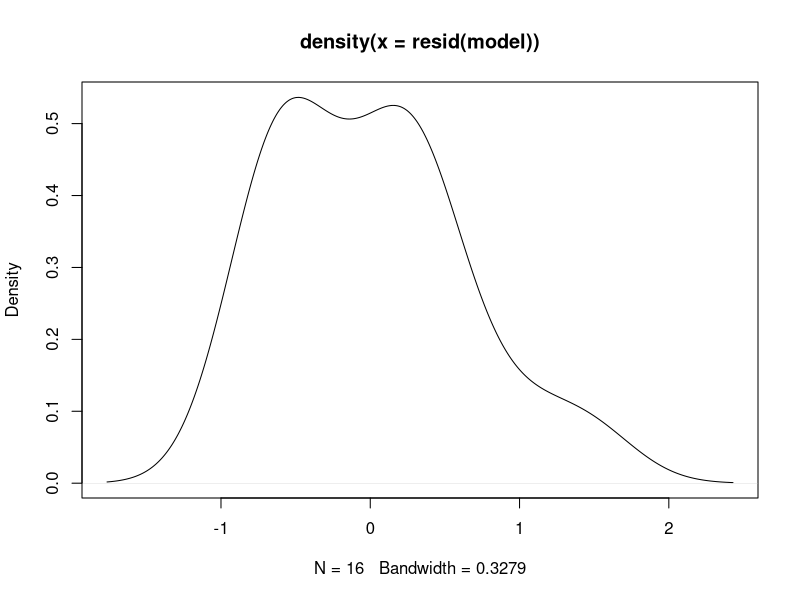
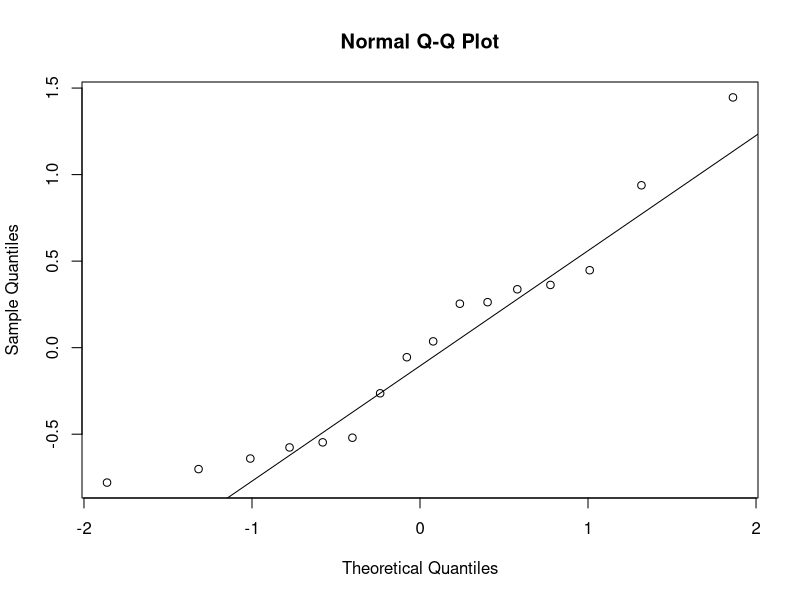

Source code (R) for these figures, in order:
data(longley)
model <- lm( Employed ~ GNP, data=longley)
summary(model)
plot(density(resid(model))) #A density plot
qqnorm(resid(model)) # A quantile normal plot - good for checking normality
qqline(resid(model))